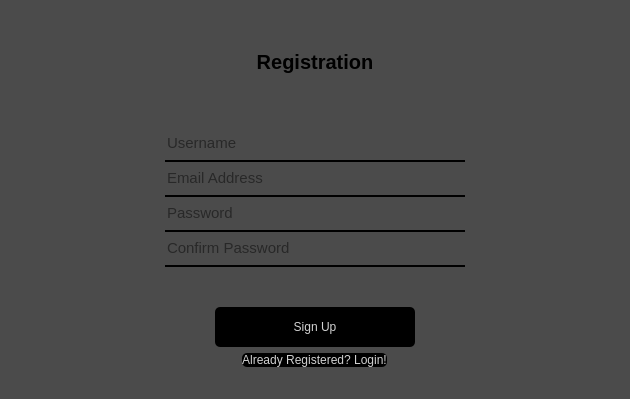
<?xml version="1.0" encoding="UTF-8"?>
<ui version="4.0">
 <class>Form</class>
 <widget class="QWidget" name="Form">
  <property name="geometry">
   <rect>
    <x>0</x>
    <y>0</y>
    <width>630</width>
    <height>399</height>
   </rect>
  </property>
  <property name="windowTitle">
   <string>Form</string>
  </property>
  <property name="styleSheet">
   <string notr="true">border: none;</string>
  </property>
  <layout class="QVBoxLayout" name="verticalLayout">
   <property name="spacing">
    <number>0</number>
   </property>
   <property name="leftMargin">
    <number>0</number>
   </property>
   <property name="topMargin">
    <number>0</number>
   </property>
   <property name="rightMargin">
    <number>0</number>
   </property>
   <property name="bottomMargin">
    <number>0</number>
   </property>
   <item>
    <widget class="QWidget" name="widget" native="true">
     <property name="styleSheet">
      <string notr="true">background-color: rgb(255, 255, 255);</string>
     </property>
     <layout class="QHBoxLayout" name="horizontalLayout">
      <property name="spacing">
       <number>0</number>
      </property>
      <property name="leftMargin">
       <number>0</number>
      </property>
      <property name="topMargin">
       <number>0</number>
      </property>
      <property name="rightMargin">
       <number>0</number>
      </property>
      <property name="bottomMargin">
       <number>0</number>
      </property>
      <item>
       <widget class="QFrame" name="frame_3">
        <property name="styleSheet">
         <string notr="true">background-color: rgb(75, 75, 75);</string>
        </property>
        <layout class="QVBoxLayout" name="verticalLayout_2">
         <property name="spacing">
          <number>0</number>
         </property>
         <property name="leftMargin">
          <number>0</number>
         </property>
         <property name="topMargin">
          <number>0</number>
         </property>
         <property name="rightMargin">
          <number>0</number>
         </property>
         <property name="bottomMargin">
          <number>0</number>
         </property>
         <item>
          <widget class="QFrame" name="frame_6">
           <property name="maximumSize">
            <size>
             <width>16777215</width>
             <height>16777215</height>
            </size>
           </property>
           <property name="frameShape">
            <enum>QFrame::StyledPanel</enum>
           </property>
           <property name="frameShadow">
            <enum>QFrame::Raised</enum>
           </property>
           <layout class="QVBoxLayout" name="verticalLayout_5">
            <item>
             <widget class="QLabel" name="label_4">
              <property name="font">
               <font>
                <pointsize>15</pointsize>
                <weight>75</weight>
                <bold>true</bold>
               </font>
              </property>
              <property name="text">
               <string>Registration</string>
              </property>
              <property name="alignment">
               <set>Qt::AlignCenter</set>
              </property>
             </widget>
            </item>
           </layout>
          </widget>
         </item>
         <item>
          <widget class="QFrame" name="frame_4">
           <property name="styleSheet">
            <string notr="true">border: none;</string>
           </property>
           <property name="frameShape">
            <enum>QFrame::StyledPanel</enum>
           </property>
           <property name="frameShadow">
            <enum>QFrame::Raised</enum>
           </property>
           <layout class="QVBoxLayout" name="verticalLayout_3">
            <item alignment="Qt::AlignHCenter">
             <widget class="QLineEdit" name="username_lineEdit">
              <property name="sizePolicy">
               <sizepolicy hsizetype="Preferred" vsizetype="Preferred">
                <horstretch>0</horstretch>
                <verstretch>0</verstretch>
               </sizepolicy>
              </property>
              <property name="minimumSize">
               <size>
                <width>300</width>
                <height>0</height>
               </size>
              </property>
              <property name="maximumSize">
               <size>
                <width>16777215</width>
                <height>16777215</height>
               </size>
              </property>
              <property name="font">
               <font>
                <pointsize>11</pointsize>
               </font>
              </property>
              <property name="styleSheet">
               <string notr="true">background-color:rgba(0, 0, 0, 0);
border:none;
border-bottom: 2px solid rgb(0, 0, 0);
color:rgba(0, 0, 0, 240);
padding-bottom: 7px;</string>
              </property>
              <property name="alignment">
               <set>Qt::AlignLeading|Qt::AlignLeft|Qt::AlignVCenter</set>
              </property>
              <property name="placeholderText">
               <string>Username</string>
              </property>
             </widget>
            </item>
            <item alignment="Qt::AlignHCenter">
             <widget class="QLineEdit" name="email_lineEdit">
              <property name="sizePolicy">
               <sizepolicy hsizetype="Preferred" vsizetype="Preferred">
                <horstretch>0</horstretch>
                <verstretch>0</verstretch>
               </sizepolicy>
              </property>
              <property name="minimumSize">
               <size>
                <width>300</width>
                <height>0</height>
               </size>
              </property>
              <property name="maximumSize">
               <size>
                <width>16777215</width>
                <height>16777215</height>
               </size>
              </property>
              <property name="font">
               <font>
                <pointsize>11</pointsize>
               </font>
              </property>
              <property name="styleSheet">
               <string notr="true">background-color:rgba(0, 0, 0, 0);
border:none;
border-bottom: 2px solid rgb(0, 0, 0);
color:rgba(0, 0, 0, 240);
padding-bottom: 7px;</string>
              </property>
              <property name="placeholderText">
               <string>Email Address</string>
              </property>
             </widget>
            </item>
            <item alignment="Qt::AlignHCenter">
             <widget class="QLineEdit" name="password_lineEdit">
              <property name="sizePolicy">
               <sizepolicy hsizetype="Preferred" vsizetype="Preferred">
                <horstretch>0</horstretch>
                <verstretch>0</verstretch>
               </sizepolicy>
              </property>
              <property name="minimumSize">
               <size>
                <width>300</width>
                <height>0</height>
               </size>
              </property>
              <property name="maximumSize">
               <size>
                <width>16777215</width>
                <height>16777215</height>
               </size>
              </property>
              <property name="font">
               <font>
                <pointsize>11</pointsize>
               </font>
              </property>
              <property name="styleSheet">
               <string notr="true">background-color:rgba(0, 0, 0, 0);
border:none;
border-bottom: 2px solid rgb(0, 0, 0);
color:rgba(0, 0, 0, 240);
padding-bottom: 7px;</string>
              </property>
              <property name="echoMode">
               <enum>QLineEdit::Password</enum>
              </property>
              <property name="placeholderText">
               <string>Password</string>
              </property>
             </widget>
            </item>
            <item alignment="Qt::AlignHCenter">
             <widget class="QLineEdit" name="confirmpassword_lineEdit">
              <property name="sizePolicy">
               <sizepolicy hsizetype="Preferred" vsizetype="Preferred">
                <horstretch>0</horstretch>
                <verstretch>0</verstretch>
               </sizepolicy>
              </property>
              <property name="minimumSize">
               <size>
                <width>300</width>
                <height>0</height>
               </size>
              </property>
              <property name="maximumSize">
               <size>
                <width>16777215</width>
                <height>16777215</height>
               </size>
              </property>
              <property name="font">
               <font>
                <pointsize>11</pointsize>
               </font>
              </property>
              <property name="styleSheet">
               <string notr="true">background-color:rgba(0, 0, 0, 0);
border:none;
border-bottom: 2px solid rgb(0, 0, 0);
color:rgba(0, 0, 0, 240);
padding-bottom: 7px;</string>
              </property>
              <property name="text">
               <string/>
              </property>
              <property name="echoMode">
               <enum>QLineEdit::Password</enum>
              </property>
              <property name="placeholderText">
               <string>Confirm Password</string>
              </property>
             </widget>
            </item>
           </layout>
          </widget>
         </item>
         <item alignment="Qt::AlignHCenter|Qt::AlignVCenter">
          <widget class="QFrame" name="frame_5">
           <property name="frameShape">
            <enum>QFrame::StyledPanel</enum>
           </property>
           <property name="frameShadow">
            <enum>QFrame::Raised</enum>
           </property>
           <layout class="QVBoxLayout" name="verticalLayout_4">
            <item alignment="Qt::AlignHCenter">
             <widget class="QPushButton" name="signup_pushButton">
              <property name="sizePolicy">
               <sizepolicy hsizetype="Maximum" vsizetype="Fixed">
                <horstretch>0</horstretch>
                <verstretch>0</verstretch>
               </sizepolicy>
              </property>
              <property name="minimumSize">
               <size>
                <width>200</width>
                <height>40</height>
               </size>
              </property>
              <property name="font">
               <font>
                <pointsize>9</pointsize>
               </font>
              </property>
              <property name="styleSheet">
               <string notr="true">QPushButton#signup_pushButton{
	
	background-color: rgb(0, 0, 0);
	color:rgba(255, 255, 255, 210);
	border-radius: 5px;
}

QPushButton#signup_pushButton:hover{
	background-color: qlineargradient(spread:pad, x1:0, y1:0, x2:1, y2:0, stop:0 rgba(0, 0, 0, 255), stop:1 rgba(139, 139, 139));
}

QPushButton#signup_pushButton:pressed{
	padding-left:5px;
	padding-top:5px;
	background-color: rgba(139, 139, 139);
}

</string>
              </property>
              <property name="text">
               <string>Sign Up</string>
              </property>
             </widget>
            </item>
            <item alignment="Qt::AlignHCenter">
             <widget class="QPushButton" name="loginredirect_pushButton">
              <property name="font">
               <font>
                <pointsize>9</pointsize>
               </font>
              </property>
              <property name="styleSheet">
               <string notr="true">QPushButton#loginredirect_pushButton{
	
	background-color: rgb(0, 0, 0);
	color:rgba(255, 255, 255, 210);
	border-radius: 5px;
}

QPushButton#loginredirect_pushButton:hover{
	background-color: qlineargradient(spread:pad, x1:0, y1:0, x2:1, y2:0, stop:0 rgba(0, 0, 0, 255), stop:1 rgba(139, 139, 139));
}

QPushButton#loginredirect_pushButton:pressed{
	padding-left:5px;
	padding-top:5px;
	background-color: rgba(139, 139, 139);
}
</string>
              </property>
              <property name="text">
               <string>Already Registered? Login!</string>
              </property>
             </widget>
            </item>
           </layout>
          </widget>
         </item>
        </layout>
       </widget>
      </item>
     </layout>
    </widget>
   </item>
  </layout>
 </widget>
 <resources>
  <include location="resources.qrc"/>
  <include location="icons.qrc"/>
 </resources>
 <connections/>
</ui>
